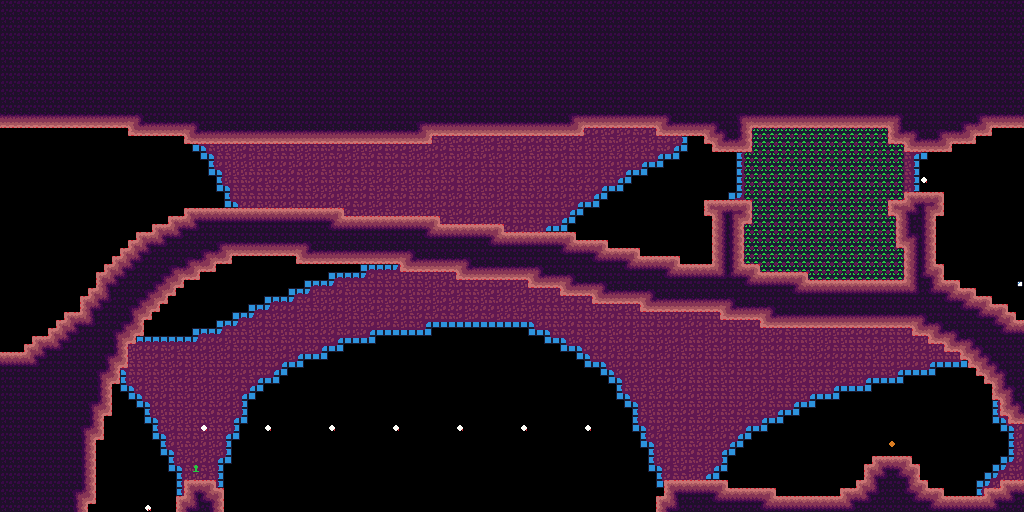

A level layout from a 2D game, rendered from its tile map. Below: a short description, then the map file with tile-grid data replaced by summaries:
An orthogonal 128x64 tile map with 8x8 px tiles, 6 tile layers (bg_draft, bg, fg, draft, ...), 3 tilesets.

<map version="1.9" tiledversion="1.9.2" orientation="orthogonal" renderorder="right-down" width="128" height="64" tilewidth="8" tileheight="8" infinite="0" nextlayerid="7" nextobjectid="1">
 <editorsettings>
  <export target="../../assets/world/room/dirt5.json" format="json" />
 </editorsettings>
 <tileset firstgid="1" source="../rules/tools/tools.tsx" />
 <tileset firstgid="325" source="../tilesets/dirt.tsx" />
 <tileset firstgid="403" source="../tilesets/dirt_bg_decal.tsx" />
 <layer id="5" name="bg_draft" width="128" height="64">
  <data>[8192 cells, 2706 non-empty, 1 distinct tile ids]</data>
 </layer>
 <layer id="1" name="bg" width="128" height="64">
  <data>[8192 cells, 2706 non-empty, 15 distinct tile ids]</data>
 </layer>
 <layer id="2" name="fg" width="128" height="64">
  <data>[8192 cells, 0 non-empty, 0 distinct tile ids]</data>
 </layer>
 <layer id="4" name="draft" width="128" height="64">
  <data>[8192 cells, 3641 non-empty, 1 distinct tile ids]</data>
 </layer>
 <layer id="6" name="map" width="128" height="64">
  <data>[8192 cells, 3641 non-empty, 27 distinct tile ids]</data>
 </layer>
 <layer id="3" name="entity" width="128" height="64">
  <data>[8192 cells, 364 non-empty, 6 distinct tile ids]</data>
 </layer>
</map>
